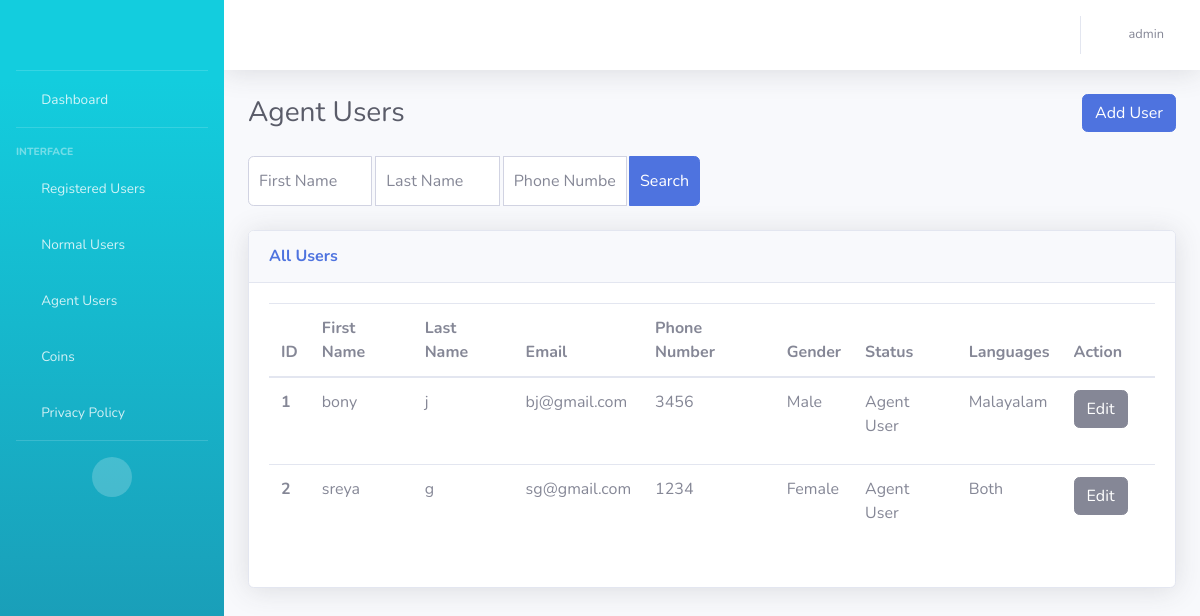
The page /agent_user (signed in) on the database its author committed.
### koodeapp/models.py (models this page shows, shortened)
class CustomerModel(models.Model):
    NORMAL_USER = 'Normal User'
    AGENT_USER = 'Agent User'
    USER_STATUS_CHOICES = [
        (NORMAL_USER, 'Normal User'),
        (AGENT_USER, 'Agent User'),
    ]
    MALE = 'Male'
    FEMALE = 'Female'
    GENDER_CHOICES = [
        (MALE, 'Male'),
        (FEMALE, 'Female')
    ]
    BOTH = 'Both'
    MALAYALAM = 'Malayalam'
    TAMIL = 'Tamil'
    LANGUAGE_CHOICES = [
        (BOTH, 'Both'),
        (MALAYALAM, 'Malayalam'),
        (TAMIL, 'Tamil'),
    ]
    customer_id = models.AutoField(primary_key=True)
    customer_first_name = models.CharField(max_length=100, default="guest")
    customer_last_name = models.CharField(max_length=100, blank=True, null=True)
    customer_email = models.EmailField(default="example@example.com")
    customer_phone_number = models.CharField(
        max_length=10,  # Ensure max length of 10
        unique=True,  # Enforce uniqueness
        validators=[validate_phone_number]  # Custom validation for exactly 10 digits
    )
    customer_password = models.CharField(max_length=100, default='unknown')
    rating = models.IntegerField(default=0)
    terms_conditions = models.BooleanField(default=False)
    is_online = models.BooleanField(default=False)
    is_existing = models.BooleanField(default=False)
    adhaar_no = models.CharField(max_length=50, default="unknown")
    gender = models.CharField(
        max_length=20,
        choices=GENDER_CHOICES,
        null=True
    )
    status = models.CharField(
        max_length=20,
        choices=USER_STATUS_CHOICES,
        default=NORMAL_USER,
    )
    languages = models.CharField(
        max_length=20,
        choices=LANGUAGE_CHOICES,
        default=BOTH,
    )
    @property
    def rating(self):
        rating = RatingModel.objects.filter(agent=self).aggregate(Avg('ratings')).get('ratings__avg')
        return rating if rating is not None else 0

### koodeapp/views.py (the view)
# urls.py: path('agent_user', views.agent_user, name='agent_user'),  # Page for viewing all agents
def agent_user(request):
    username = request.session.get('user', None)
    if username is None:
        return redirect('/login')
    users=CustomerModel.objects.filter(status='Agent User')
    return render(request, 'agentuser.html',{'users': users, 'username': username})

### templates/agentuser.html (shortened to what this page needs)
{% extends 'base.html' %}
{% block content %}
<div class="container-fluid">
    <div class="d-sm-flex align-items-center justify-content-between mb-4">
        <h1 class="h3 mb-0 text-gray-800">Agent Users</h1>
        <div>
            <a href="{% url 'add_user' %}" class="btn btn-primary">Add User</a>
        </div>
    </div>
    <div class="row mb-4">
        <div class="col-lg-6">
            <form method="GET" action="{% url 'agent_search' %}" class="navbar-search">
                <div class="input-group">
                    <input type="text" name="first_name" class="form-control bg-white border-1 small rounded-left"
                           placeholder="First Name" aria-label="First Name" aria-describedby="basic-addon2"
                           style="padding: 10px; border-radius: 25px 0 0 25px; height: 50px;">
                    <input type="text" name="last_name" class="form-control bg-white border-1 small"
                           placeholder="Last Name" aria-label="Last Name" aria-describedby="basic-addon2"
                           style="padding: 10px; margin-left: 3px; height: 50px;">
                    <input type="text" name="phone_number" class="form-control bg-white border-1 small"
                           placeholder="Phone Number" aria-label="Phone Number" aria-describedby="basic-addon2"
                           style="padding: 10px; margin-left: 3px; height: 50px;">
                    <div class="input-group-append">
                        <button class="btn btn-primary" type="submit" style="padding: 10px; margin-left: 3px;">
                            Search
                        </button>
                    </div>
                </div>
            </form>
        </div>
    </div>
    <div class="row">
        <div class="col">
            <div class="card shadow mb-4">
                <div class="card-header py-3 d-flex flex-row align-items-center justify-content-between">
                    <h6 class="m-0 font-weight-bold text-primary">All Users</h6>
                </div>
                <div class="card-body">
                    <div class="table-responsive">
                        <table class="table table-hover all-users">
                            <thead>
                                <tr>
                                    <th scope="col">ID</th>
                                    <th scope="col">First Name</th>
                                    <th scope="col">Last Name</th>
                                    <th scope="col">Email</th>
                                    <th scope="col">Phone Number</th>
                                    <th scope="col">Gender</th>
                                    <th scope="col">Status</th>
                                    <th scope="col">Languages</th>
                                    <th scope="col">Action</th>
                                </tr>
                            </thead>
                            <tbody>
                            {% for user in users %}
                                <tr>
                                    <th scope="row">{{ forloop.counter }}</th>
                                    <td>{{ user.customer_first_name }}</td>
                                    <td>{{ user.customer_last_name }}</td>
                                    <td>{{ user.customer_email }}</td>
                                    <td>{{ user.customer_phone_number }}</td>
                                    <td>{{ user.gender }}</td>
                                    <td>
                                        <span id="status_text_{{ user.customer_id }}">{{ user.status }}</span>
                                    </td>
                                    <td>
                                        <span id="languages_text_{{ user.customer_id }}">{{ user.languages }}</span>
                                    </td>
                                    <td>
                                        <button id="edit_button_{{ user.customer_id }}" class="btn btn-secondary" onclick="editStatus('{{ user.customer_id }}')">Edit</button>
                                        <form id="delete_form_{{ user.customer_id }}" method="POST" action="{% url 'delete_user' %}" style="display: inline;">
                                            <i class="fas fa-trash" onclick="document.getElementById('delete_form_{{ user.customer_id }}').submit();" style="cursor: pointer;"></i>
                                        </form>
                                    </td>
                                </tr>
                            {% endfor %}
                            </tbody>
                        </table>
                    </div>
                </div>
            </div>
        </div>
    </div>
</div>
{% endblock %}

### rows shown on the page
CustomerModel: customer_first_name "bony", customer_last_name "j", customer_email "bj@gmail.com", customer_phone_number "3456", gender "Male", status "Agent User", languages "Malayalam"
CustomerModel: customer_first_name "sreya", customer_last_name "g", customer_email "sg@gmail.com", customer_phone_number "1234", gender "Female", status "Agent User", languages "Both"

### other values the page prints
{{ username }} "admin"
